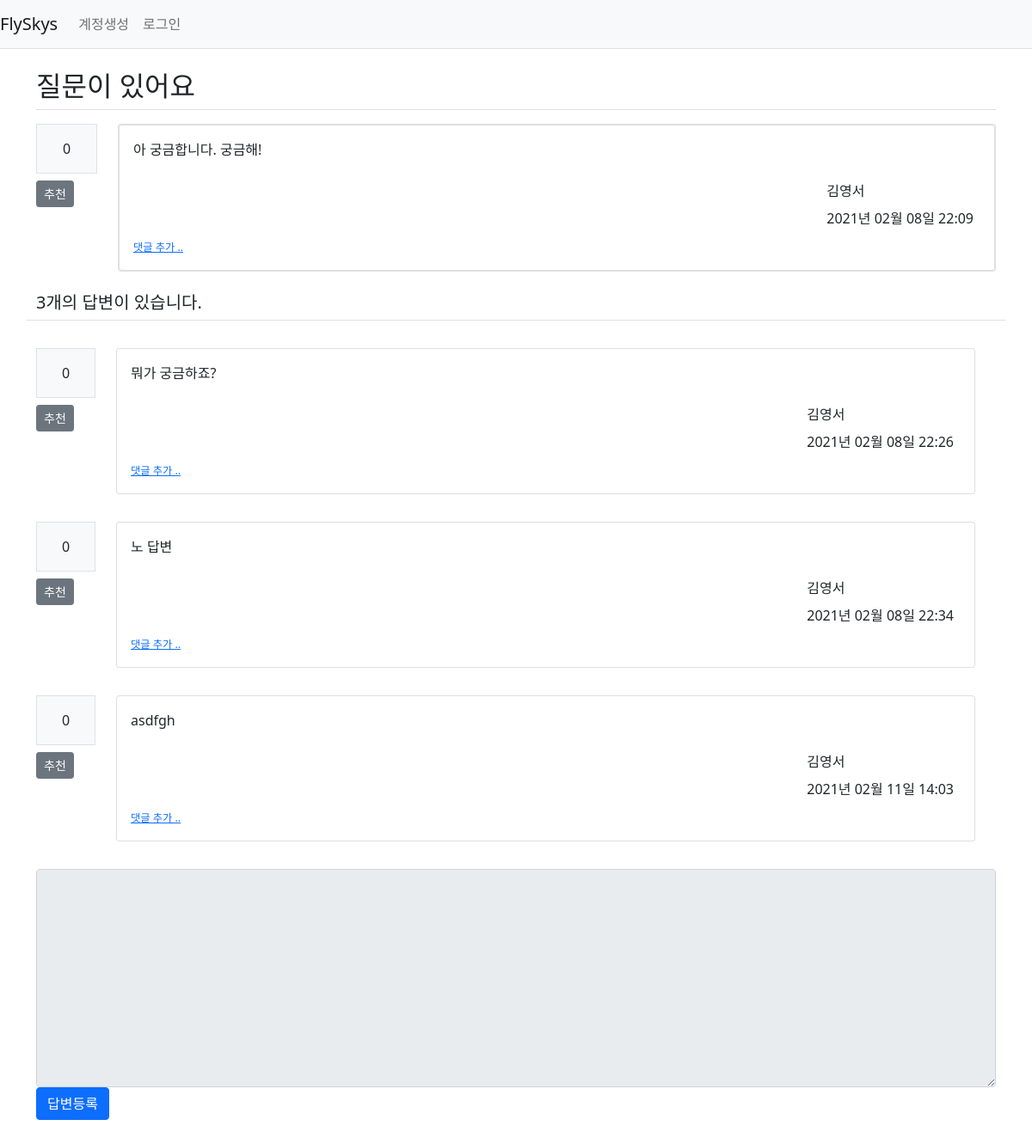
Screenshot of /question/detail/2/ with the database file from the repository.
### flyskys/models.py (models this page shows)
class Question(db.Model):
    id = db.Column(db.Integer, primary_key=True)
    subject = db.Column(db.String(200), nullable=False)
    content = db.Column(db.Text(), nullable=False)
    create_date = db.Column(db.DateTime(), nullable=False)
    user_id = db.Column(db.Integer, db.ForeignKey(
        'user.id', ondelete='CASCADE'), nullable=False)
    user = db.relationship('User', backref=db.backref('question_set'))
    modify_date = db.Column(db.DateTime(), nullable=True)
    voter = db.relationship('User', secondary=question_voter,
                            backref=db.backref('question_voter_set'))

class User(db.Model):
    id = db.Column(db.Integer, primary_key=True)
    username = db.Column(db.String(150), unique=True, nullable=False)
    password = db.Column(db.String(200), nullable=False)
    email = db.Column(db.String(120), unique=True, nullable=False)

class Answer(db.Model):
    id = db.Column(db.Integer, primary_key=True)
    question_id = db.Column(
        db.Integer, db.ForeignKey("question.id", ondelete="CASCADE")
    )
    question = db.relationship("Question", backref=db.backref("answer_set"))
    content = db.Column(db.Text(), nullable=False)
    create_date = db.Column(db.DateTime(), nullable=False)
    user_id = db.Column(db.Integer, db.ForeignKey(
        'user.id', ondelete='CASCADE'), nullable=False)
    user = db.relationship('User', backref=db.backref('answer_set'))
    modify_date = db.Column(db.DateTime(), nullable=True)
    voter = db.relationship('User', secondary=answer_voter,
                            backref=db.backref('answer_voter_set'))

### flyskys/views/question_views.py (the view)
@bp.route("/detail/<int:question_id>/")
def detail(question_id):
    form = AnswerForm()
    question = Question.query.get_or_404(question_id)
    return render_template("question/question_detail.html", question=question, form=form)

### flyskys/forms.py
class AnswerForm(FlaskForm):
    content = TextAreaField(
        '내용', validators=[DataRequired('내용은 필수 입력 항목입니다.')])

### flyskys/filter.py (called while the page is built)
def format_datetime(value, fmt='%Y년 %m월 %d일 %H:%M'):
    return value.strftime(fmt)

### flyskys/views/auth_views.py (called while the page is built)
@bp.before_app_request
def load_logged_in_user():
    user_id = session.get('user_id')
    if user_id is None:
        g.user = None
    else:
        g.user = User.query.get(user_id)

### flyskys/templates/question/question_detail.html (shortened to what this page needs)
{% extends 'base.html' %} {% block content %}
<div class="container my-3">
  <h2 class="border-bottom py-2">{{ question.subject }}</h2>
  <div class="row my-3">
    <div class="col-1">
      <div class="bg-light text-center p-3 border font-weight-bolder mb-1">
        {{ question.voter|length }}
      </div>
      <a
        href="#"
        data-uri="{{ url_for('vote.question', question_id=question.id) }}"
        class="recommend btn btn-sm btn-secondary btn-block my-1"
        >추천</a
      >
    </div>
    <div class="col-11">
      <div class="card">
        <div class="card">
          <div class="card-body">
            <div class="card-text">{{ question.content | markdown }}</div>
            <div class="d-flex justify-content-end">
              <div class="p-2 text-left">
                <div class="mb-2">{{ question.user.username }}</div>
                <div>{{ question.create_date|datetime }}</div>
              </div>
            </div>
            <div>
              <a
                href="{{ url_for('comment.create_question', question_id=question.id) }}"
                class="small"
                ><small>댓글 추가 ..</small></a
              >
            </div>
          </div>
        </div>
      </div>
    </div>
    <h5 class="border-bottom my-3 py-2">
      {{ question.answer_set|length }}개의 답변이 있습니다.
    </h5>
    {% for answer in question.answer_set %}
    <div class="row my-3">
      <div class="col-1">
        <div class="bg-light text-center p-3 border font-weight-bolder mb-1">
          {{ answer.voter|length }}
        </div>
        <a
          href="#"
          data-uri="{{ url_for('vote.answer', answer_id=answer.id) }}"
          class="recommend btn btn-sm btn-secondary btn-block my-1"
          >추천</a
        >
      </div>
      <div class="col-11">
        <div class="card">
          <div class="card-body">
            <div class="card-text">{{ answer.content | markdown }}</div>
            <div class="d-flex justify-content-end">
              <div class="p-2 text-left">
                <div class="mb-2">{{ answer.user.username }}</div>
                <div>{{ answer.create_date|datetime }}</div>
              </div>
            </div>
            <div>
              <a
                href="{{ url_for('comment.create_answer', answer_id=answer.id) }}"
                class="small"
                ><small>댓글 추가 ..</small></a
              >
            </div>
          </div>
        </div>
      </div>
    </div>
    {% endfor %}
    <form
      action="{{ url_for('answer.create', question_id=question.id) }}"
      method="post"
      class="my-3"
    >
      <div class="form-group">
        <textarea
          {%
          if
          not
          g.user
          %}disabled{%
          endif
          %}
          name="content"
          id="content"
          class="form-control"
          rows="10"
        ></textarea>
      </div>
      <input type="submit" value="답변등록" class="btn btn-primary" />
    </form>
  </div>
  {% endblock %}

### rows the page displays
Question: subject "질문이 있어요", content "아 궁금합니다. 궁금해!", create_date "2021년 02월 08일 22:09"
User: user.username "김영서"
Answer: voter|length "0", content "뭐가 궁금하죠?", user.username "김영서", create_date "2021년 02월 08일 22:26"
Answer: voter|length "0", content "노 답변", user.username "김영서", create_date "2021년 02월 08일 22:34"
Answer: voter|length "0", content "asdfgh", user.username "김영서", create_date "2021년 02월 11일 14:03"

### other values shown
{{ question.voter|length }} "0"
{{ question.answer_set|length }} "3"
